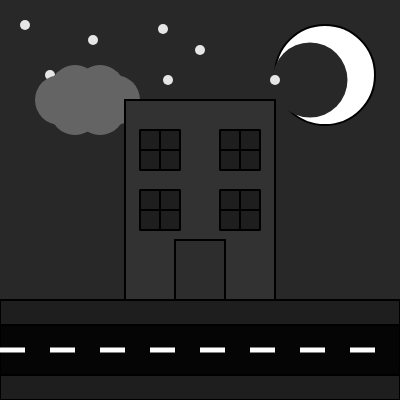
Frame 1 (no input)
Frame 60 (no input): identical to frame 1, image omitted
Frame 120 (the mouse pressed at the canvas centre since frame 60): identical to frame 1, image omitted

The p5.js sketch that drew this single still picture (run headless with seeded random() and noise() and a simulated clock; from frame 60 on, the mouse is pressed at the canvas centre):

// p5.js sketch
// ── sketch.js
function setup() {
  createCanvas(400, 400);
}

function draw() {
  background(40);
  fill(255)
  strokeJoin(MITER);
  strokeWeight(2);
  ellipse(325, 75, 100);
  push();
      noStroke();
      fill(40);
      ellipse(310,80,75)
  pop();
  push();
      strokeWeight(10);
      stroke(230);
      point(25,25);
      point(50,75);
      point(93,40)
      point(163,29)
      point(200,50)
      point(168,80)
      point(275,80);
  pop();
  push();
      noStroke();
      fill(100);
      ellipse(60, 100, 50);
      ellipse(75, 110, 50);
      ellipse(75, 90, 50);
      ellipse(100, 100, 50);
      ellipse(100, 110, 50);
      ellipse(100, 90, 50);
      ellipse(115, 100, 50);
  pop();
  rectMode(CORNERS);
  fill(30)
  rect(0,300,400,400)
  fill(50);
  rectMode(CENTER);
  rect(200,200,150,200);
  fill(45);
  rect(200,270,50,60);
  push();
      rectMode(CORNERS);
      fill(5);
      rect(0,325,400,375);
  pop();
  push();
      stroke(255);
      strokeWeight(5);
      strokeCap(SQUARE);
      line(0,350,25,350);
      line(50,350,75,350);
      line(100,350,125,350);
      line(150,350,175,350);
      line(200,350,225,350);
      line(250,350,275,350);
      line(300,350,325,350);
      line(350,350,375,350);
  pop();
  rectMode(CENTER);
  fill(30);
  strokeJoin(BEVEL);
  push();
  //Bottom Left Window
  rect(150,200,20);
  rect(150,220,20);
  rect(170,200,20);
  rect(170,220,20);
  //Top Left Window
  rect(150,160,20);
  rect(150,140,20);
  rect(170,160,20);
  rect(170,140,20);
  //Bottom Right Window
  rect(230,200,20);
  rect(230,220,20);
  rect(250,200,20);
  rect(250,220,20);
  //Top Right Window
  rect(230,160,20);
  rect(230,140,20);
  rect(250,160,20);
  rect(250,140,20);
  pop();
}
